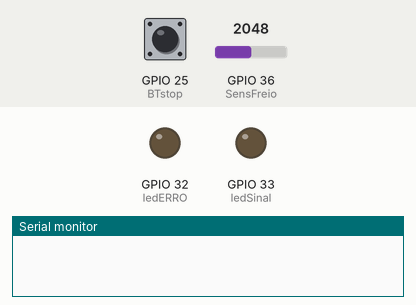
The program below on a simulated ESP32. Parts: output pins drawn as LEDs (lit = HIGH), the last lines printed to the serial monitor. The test bench sets the inputs (shaded band); at power-on: GPIO 25 (BTstop) HIGH, GPIO 36 (SensFreio) = 2048.

Above: at 1.2 s.
1.3 s: GPIO 25 (BTstop) pulled LOW for 0.15 s
At 1.7 s:
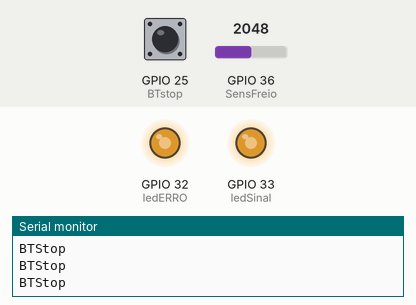
3.9 s: GPIO 25 (BTstop) pulled LOW for 1 s
At 7.0 s:
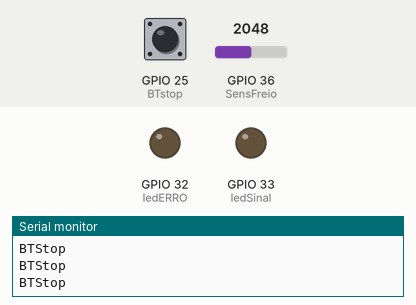
7.3 s: GPIO 25 (BTstop) pulled LOW for 3.2 s
At 8.7 s:
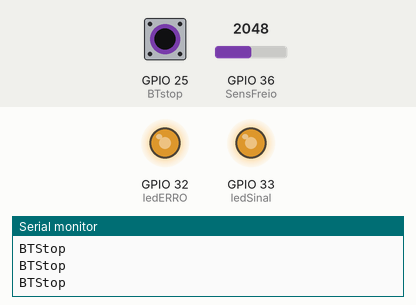
Timing chart, 0 to 13.0 s (numbered marks = the images above; inputs shaded):
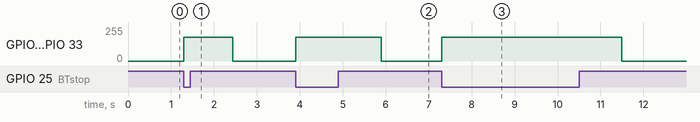

Measured:
- after the input at 1.3 s, GPIO 32 (ledERRO), GPIO 33 (ledSinal): 0/255 → 179/255 at once, → 0/255 1.1 s later
- after the input at 3.9 s, GPIO 32 (ledERRO), GPIO 33 (ledSinal): 0/255 → 179/255 at once, → 0/255 2.0 s later
- after the input at 7.3 s, GPIO 32 (ledERRO), GPIO 33 (ledSinal): 0/255 → 179/255 at once, → 0/255 4.2 s later

The program:

main.cpp
```cpp
// libs oficiais
#include <Arduino.h>

// libs comunidade
#include "NextionControl.h"
#define _TIMERINTERRUPT_LOGLEVEL_ 4
#include "ESP32_New_TimerInterrupt.h"

// definições locais
#include "cons.h"
#include "structures.h"
#include "VariaveisCompilacao.h"
#include "sensorIDs.h"

#define numFunLoop 8   // quantidade de macrofunções (funções no loop de 1 segundo que controlam a ordem de execução das outras funções)
#define QuantDados 255 // quantidade de sensores

int64_t DadosSensores[QuantDados] = {}; // armazena os dados dos sensores
uint8_t ConfigSenores[QuantDados] = {}; // armazena as configurações de envio dos sensores
bool canais[8];
int32_t tempo[numFunLoop] = {};
uint8_t CTAddress[] = {0x0A, 0x1B, 0x2C, 0x3D, 0x4E, 0x0F};     // MAC da central de telemetria
uint8_t PDMAddress[] = {0x0A, 0x1B, 0x2C, 0x3D, 0x4E, 0x1F};    // MAC PDM
uint8_t PainelAddress[] = {0x0A, 0x1B, 0x2C, 0x3D, 0x4E, 0x2F}; // MAC do Painel

#define BTstop 25
#define SensFreio 36
#define ledERRO 32
#define ledSinal 33

#define THSensFreio 350

uint8_t EstadoLuz = 0;
struct_Canais MyPDMCanais;

ESP32Timer RearmaBicosBobinas(0);

void setPins()
{
  pinMode(ledERRO, OUTPUT);
  pinMode(ledSinal, OUTPUT);
  pinMode(BTstop, INPUT_PULLUP);
  ledcSetup(0, 1000, 8);
  ledcSetup(1, 1000, 8);
  ledcAttachPin(ledERRO, 0);
  ledcAttachPin(ledSinal, 1);
}

void SetledERRO(bool a)
{
  ledcWrite(0, a * 180);
}

void SetledSinal(bool a)
{
  ledcWrite(1, a * 180);
}

bool IRAM_ATTR rearma(void *timerNo)
{
  MyPDMCanais.canal = false;
  MyPDMCanais.id = 7;
  ESPNOWSend(PDMAddress, &MyPDMCanais);
  MyPDMCanais.id = 5;
  ESPNOWSend(PDMAddress, &MyPDMCanais);
  RearmaBicosBobinas.stopTimer();
  SetledERRO(0);
  SetledSinal(0);
  return true;
}

void setup()
{
#ifdef debug
  Serial.begin(115200);
#endif
  setPins();

  RearmaBicosBobinas.attachInterruptInterval(1E6, rearma);
  RearmaBicosBobinas.stopTimer();

  setupESPNOW(PainelAddress, DadosSensores, ConfigSenores, canais);
  AddPear(PDMAddress);
  for (int16_t i = 0; i < numFunLoop; i++)
  {
    tempo[i] = millis();
  }
}

void loop()
{
  long myMillis = millis();
  if (tempo[0] + 1000 <= myMillis) // macrofunção executada 1 vezes por segundo
  {
    tempo[0] += 1000;
  }
  if (tempo[7] + 500 <= myMillis) // macrofunção executada  2 vezes por segundo
  {
    tempo[7] += 500;
  }
  if (tempo[1] + 200 <= myMillis) // macrofunção executada  5 vezes por segundo
  {
    /* code */
    tempo[1] += 200;
  }
  if (tempo[2] + 100 <= myMillis) // macrofunção executada  10 vezes por segundo
  {
    /* code */
    tempo[2] += 100;
  }
  if (tempo[3] + 40 <= myMillis) // macrofunção executada  25 vezes por segundo
  {
    tempo[3] += 40;
  }
  if (tempo[4] + 10 <= myMillis) // macrofunção executada  100 vezes por segundo
  {
    bool Estado = false;
    if (analogRead(SensFreio) > THSensFreio)
    {
      Estado = true;
    }
    if (EstadoLuz != Estado)
    {
      MyPDMCanais.canal = Estado;
      MyPDMCanais.id = 8;
      ESPNOWSend(PDMAddress, &MyPDMCanais);
      EstadoLuz = Estado;
    }
    if (!digitalRead(BTstop))
    {
      Serial.println("BTStop");
      MyPDMCanais.canal = false;
      MyPDMCanais.id = 7;
      ESPNOWSend(PDMAddress, &MyPDMCanais);
      MyPDMCanais.id = 5;
      ESPNOWSend(PDMAddress, &MyPDMCanais);
      SetledERRO(1);
      SetledSinal(1);
      RearmaBicosBobinas.restartTimer();
    }
    tempo[4] += 10;
  }
  if (tempo[5] + 4 <= myMillis) // macrofunção executada  250 vezes por segundo
  {
    /* code */
    tempo[5] += 4;
  }
  if (tempo[6] + 2 <= myMillis) // macrofunção executada 500 vezes por segundo
  {
    tempo[6] += 2;
  }
}
```

NextionControl.h
```cpp
#include <doxygen.h>
#include <NexPage.h>
#include <NexText.h>
#include <Nextion.h>

NexText alertName = NexText(1, 4, "t1");
NexText alertValue = NexText(1, 5, "t2");

NexPage page0 = NexPage(0, 0, "page0");
NexPage page1 = NexPage(1, 0, "page1");

bool isAlertPage = false;
bool alertPage = false;

class NexValue {
  private:
    bool overflow = false;
    double min;
    double max;
    String name;
    int precision;
    bool display;

    NexText *meter;
  public:
    static int amount;

    NexValue(uint8_t pid = 0, uint8_t cid = 0, const char *variable = "") {
      alertPage = false;
      amount++;
      meter = new NexText(pid, cid, variable);
    }

    NexValue(String name, double min, double max, int precision) {
      this->min = min;
      this->max = max;
      this->name = name;
      this->display = false;
      this->precision = precision;
      alertPage = false;
      amount++;
    }

    NexValue(String name, double min, double max, int precision, uint8_t pid, uint8_t cid, const char *variable) {
      this->min = min;
      this->max = max;
      this->name = name;
      this->display = true;
      this->precision = precision;
      alertPage = false;
      amount++;
      meter = new NexText(pid, cid, variable);
    }

    void evaluate(const char *value) {
      if (overflow) {
        overflow = false;
        isAlertPage = false;
      }
      if (!isAlertPage) {
        if (alertPage) {
          page0.show();
          alertPage = false;
        }
        meter->setText(value);
      }
    }

    void evaluate(double value) {
      if (min > value || value > max) {
        overflow = true;
        isAlertPage = true;
        alert(value);
      } else {
        if (overflow) {
          overflow = false;
          isAlertPage = false;
        }
        if (display && !isAlertPage) {
          show(value);
        }
      }
    }

    void alert(double value) {
      char txt[10];
      sprintf(txt,"%.*f", precision, value);

      if (!alertPage) {
        page1.show();
        alertPage = true;
      }
      alertName.setText(name.c_str());
      alertValue.setText(txt);
    }

    void show(double value) {
      char txt[10];
      sprintf(txt,"%.*f", precision, value);

      if (alertPage) {
        page0.show();
        alertPage = false;
      }
      meter->setText(txt);
    }
};

int NexValue::amount = 0;
```

VariaveisCompilacao.h
```cpp
// #define ECUon  //libera as funções da ECU
// #define SDon   //libera as funções do cartão SD
#define debug  //Inicia o Debug, Comentar para o relese pois pode atrazar o processamento
#define ADS    //libera as funções dos ADS para proteção dos canais e chicote.
```

cons.h
```cpp
#ifndef CONS_H
#define CONS_H
#include <Arduino.h>
#include <esp_now.h>
#include "structures.h"

// private:
void fastWifi();
void OnDataSent(const uint8_t *mac_addr, esp_now_send_status_t status);
void OnDataRecv(const uint8_t *mac_addr, const uint8_t *incomingData, int data_len);

// public:
void AddPear(uint8_t Address[6]);
void setupESPNOW(uint8_t newAddress[6], int64_t *Dados, uint8_t *Config, bool *Canais);
void sendPainel();
void setUpLora(uint8_t SS, uint8_t reset, uint8_t dio0);
void sendLora();
void sendGSM();
esp_err_t ESPNOWSend(uint8_t Address[6],struct_Canais *myData);
esp_err_t ESPNOWSend(uint8_t Address[6],struct_ECU *myData);
esp_err_t ESPNOWSend(uint8_t Address[6],struct_Painel *myData);
esp_err_t ESPNOWSend(uint8_t Address[6],struct_PDM *myData);
esp_err_t ESPNOWSend(uint8_t Address[6],struct_sensor *myData);

#endif
```

sensorIDs.h
```cpp
#ifndef SENSORSIDS_h
#define SENSORSIDS_h

      //nome do sensor      ID do sensor
#define ECU_Segundos        0
#define ECU_Inje1           1
#define ECU_inje_AUX        2
#define ECU_RPM             3
#define ECU_Avan_igni       4
#define ECU_res1            5
#define ECU_res2            6
#define ECU_res3            7
#define ECU_Ar_Comb         8
#define ECU_Stat_RPM        9
#define ECU_Marcha          10
#define ECU_Pres_Bar        11
#define ECU_Pres_MAP        12
#define ECU_Temp_ADM        13
#define ECU_Temp_Motor      14
#define ECU_TPS             15
#define ECU_Bateria         16
#define ECU_lam_Ar_Comb     17
#define ECU_fase            18
#define ECU_Temp_escap      19
#define ECU_cor_EGO         20
#define ECU_res4            21
#define ECU_Velocidade      22
#define ECU_Temp_Oleo       23
#define ECU_Acel_Enr        24
#define ECU_Empob_Des       25
#define ECU_lam2_Ar_Comb    26
#define ECU_Cor_Total       27
#define ECU_Cor_EGO2        28
#define ECU_duty_1          29
#define ECU_duty_2          30
#define ECU_Comp_Ar_Lent    31
#define ECU_MAF_Rate1       32
#define ECU_TPS_change      33
#define ECU_MAP_Change      34
#define ECU_Carga_Bobina    35
#define ECU_Tens_AUX1       36
#define ECU_RPM_Alvo_lent   37
#define ECU_Pos_Pedal2      38
#define ECU_Tens_Sond1      39
#define ECU_erros           40
#define ECU_Tens_AUX2       41
#define ECU_Press_Oleo      42
#define ECU_Press_Comb      43
#define ECU_Pos_Pedal1      44
#define PDM_corrente0       45
#define PDM_corrente1       46
#define PDM_corrente2       47
#define PDM_corrente3       48
#define PDM_corrente4       49
#define PDM_corrente5       50
#define PDM_corrente6       51
#define PDM_corrente7       52
#define PDM_humidade        53
#define PDM_temperatura     54
#define GPS_valid           55
#define GPS_Latitude        56
#define GPS_Longitude       57
#define GPS_time            58
#define FREIOS_pressao      59

#endif
```

structures.h
```cpp
#ifndef STRUCTURES_H
#define STRUCTURES_H

#include <stdint.h>
struct struct_sensor //esquema para envio dos dados dos sensores
{
  uint8_t ID1; //id do sensor
  uint8_t Config1; // flags de configuração
  int64_t dado1; // dados armazenados
  uint8_t ID2;
  uint8_t Config2;
  int64_t dado2;
  uint8_t ID3;
  uint8_t Config3;
  int64_t dado3;
};

struct struct_Painel //dados para serem enviados para o painel
{
  uint16_t RPM;
  uint8_t Stat_RPM;
  uint8_t Marcha;
  int16_t Temp_Motor;
  int16_t Bateria;
  int8_t Temp_Oleo;
  int8_t Temp_ADM;
  uint16_t erros;
};

struct struct_ECU //dados para serem coletados da ecu
{
  //  Tipo     nome             descrição                           resolução  unidade
  //
  uint16_t Segundos;     // Contador_de_Tempo_UpTime                (1)       seg
  uint16_t Inje1;        // Tempo_de_Injecao do Injetor 1           (0,001)   mseg
  uint16_t inje_AUX;     // Tempo_de_Injecao_da Bancada Auxiliar    (0,001)   mseg
  uint16_t RPM;          // Rotação                                 (1)       RPM
  int16_t Avan_igni;     // Avanco_da_Ignicao                       (0,1)     degAPMS
  uint8_t res1;          // Reservado                               (1)       -
  uint8_t res2;          // Reservado                               (1)       -
  uint8_t res3;          // Reservado                               (1)       -
  uint8_t Ar_Comb;       // Relacao_Ar/Comb,_Alvo-Controlador       (0,01)    Lamdba
  uint8_t Stat_RPM;      // Status_do_Sensor_de_Rotacao             (1)       -
  uint8_t Marcha;        // Gear Position                           (1)       Counts
  int16_t Pres_Bar;      // Pressao_Barometrica                     (0,1)     KPa
  int16_t Pres_MAP;      // Pressao_MAP_Admissao                    (0,1)     KPa
  int16_t Temp_ADM;      // Temperatura_do_Ar_da_Admissao_IAT       (0,1)     degC
  int16_t Temp_Motor;    // Temperatura_do_Motor (ET)               (0,1)     degC
  int16_t TPS;           // Posicao_da_Borboleta                    (0,1)     %
  int16_t Bateria;       // Tensao_da_Bateria                       (0,1)     Volts
  int16_t lam_Ar_Comb;   // Lambda:_Relacao_Ar/Combustive           (0,001)   Lamdba
  int16_t fase;          // Fase_da_Injecao                         (0,1)     degAPMS
  int16_t Temp_escap;    // Exhaust Temp                            (0,1)     degC
  int16_t cor_EGO;       // Correcao_EGO                            (0,1)     %
  uint16_t res4;         // Reservado                               (1)       -
  int16_t Velocidade;    // Ground_Speed                            (0,1)     Km/h
  int16_t Temp_Oleo;     // Oil Temp                                (1)       %
  int16_t Acel_Enr;      // Enriquecimento_Aceleracao               (0,1)     mseg
  int16_t Empob_Des;     // Empobrecimento_Desaceleracao            (1)       %
  int16_t lam2_Ar_Comb;  // Lambda2:_Relacao_Ar Combustivel         (0,1)     %
  int16_t Cor_Total;     // Correcao_Total                          (1)       %
  int16_t Cor_EGO2;      // Correcao EGO 2                          (0,001)   Lamdba
  uint8_t duty_1;        // Ciclo_Ativo_Saida_Injetor_1_(duty_1)    (1)       %
  uint8_t duty_2;        // Ciclo_Ativo_Saida_Injetor_2_(duty_2)    (1)       %
  int16_t Comp_Ar_Lent;  // Abertura_da_compensacao_por_Ar_da_Lenta (0,1)     %
  int16_t MAF_Rate1;     // MAF Rate 1                              (0,1)     Km/h
  int16_t TPS_change;    // Variacao_do_Acelerador                  (0,1)     %/s
  int16_t MAP_Change;    // Variacao_da_Pressao                     (0,1)     KPa/s
  int16_t Carga_Bobina;  // Tempo_de_Carga_da_Bobina                (0,1)     mseg
  int16_t Tens_AUX1;     // Tensao_da_Entrada_Auxiliar_1            (0,01)    Volts
  int16_t RPM_Alvo_lent; // Rotacao_Alvo_Marcha_Lenta               (1)       RPM
  int16_t Pos_Pedal2;    // Posicao_do_Pedal_2                      (0,1)     %
  int16_t Tens_Sond1;    // Tensao da Sonda 1 (volts)               (0,01)    Volts
  uint16_t erros;        // Código_dos_Erros                        (1)       -
  int16_t Tens_AUX2;     // Tensao_da_Entrada_Auxiliar_2            (0,01)    Volts
  int16_t Press_Oleo;    // Pressao_Oleo                            (0,1)     kgf/cm²
  int16_t Press_Comb;    // Pressao_Combustivel                     (0,1)     kgf/cm²
  int16_t Pos_Pedal1;    // Posicao_do_Pedal_1                      (0,1)     %
};

struct struct_PDM //esquema para envio dos dados da PDM
{ // ID0 - ID7 correntes dos canais, ID8 temperatura, ID9 Humidade
  uint8_t ID0;
  uint16_t dado0;
  uint8_t ID1;
  uint16_t dado1;
  uint8_t ID2;
  uint16_t dado2;
  uint8_t ID3;
  uint16_t dado3;
  uint8_t ID4;
  uint16_t dado4;
  uint8_t ID5;
  uint16_t dado5;
  uint8_t ID6;
  uint16_t dado6;
  uint8_t ID7;
  uint16_t dado7;
  uint8_t ID8;
  int16_t dado8;
  uint8_t ID9;
  uint8_t dado9;
};

struct struct_Canais //esquema para envio dos dados da PDM
{
  bool canal;
  uint8_t id;
};

#endif
```
